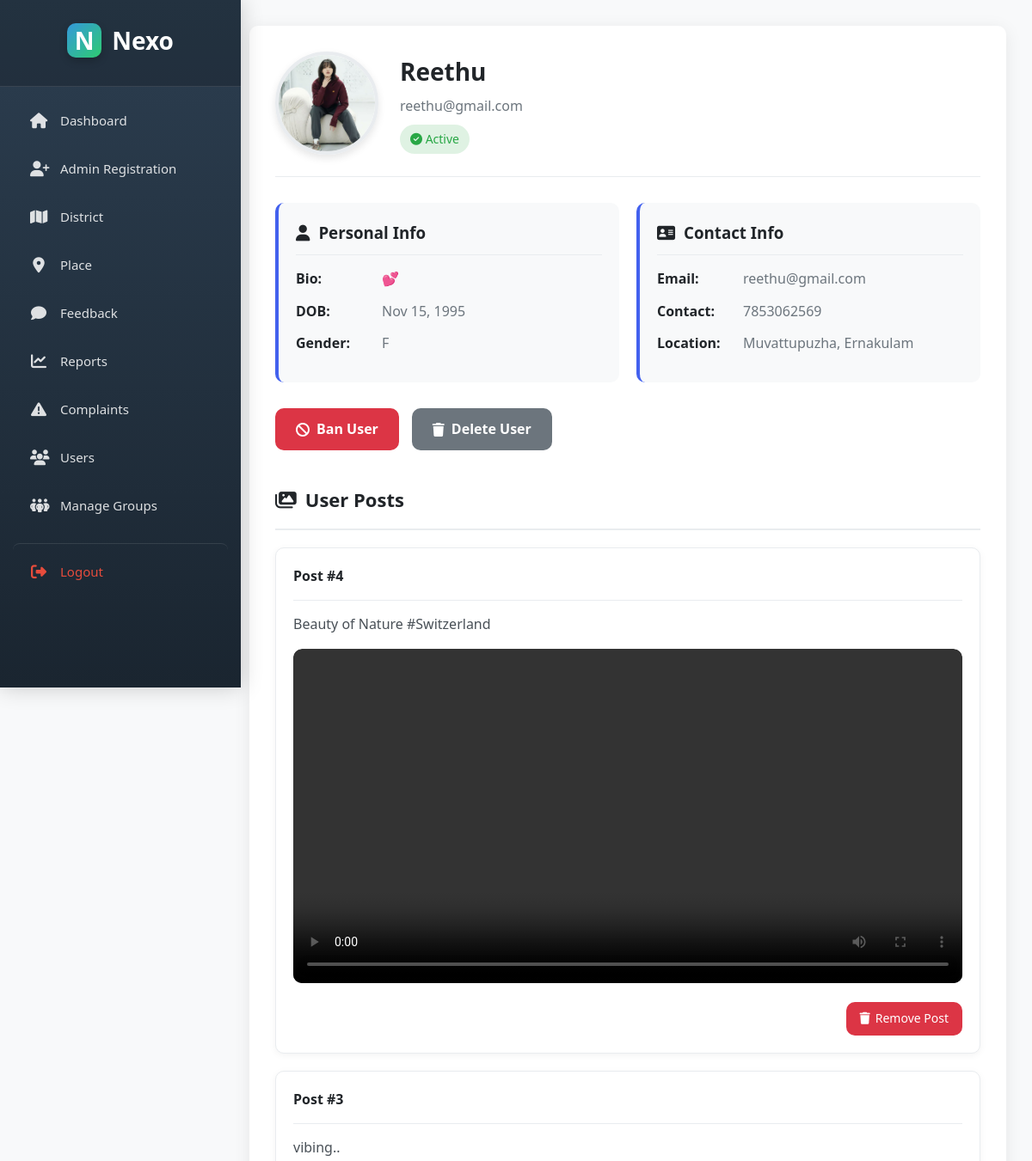
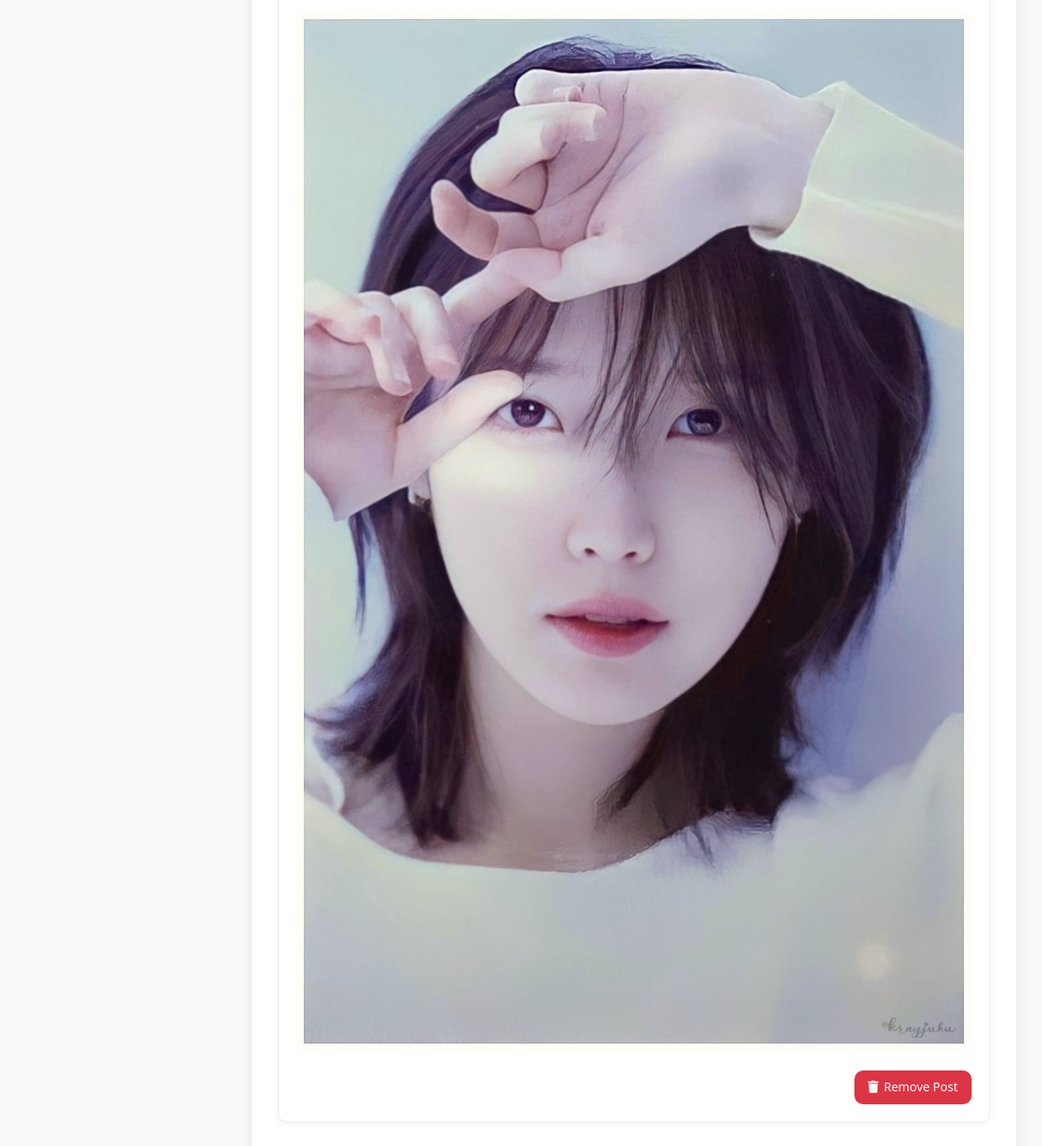
The app's page /Project/Admin/UserProfile.php?pid=2 (signed in) with its own data (2 pictures, top to bottom).
### tables this page shows
CREATE TABLE `tbl_user` (
  `user_id` int(11) NOT NULL,
  `user_name` varchar(30) NOT NULL,
  `user_bio` varchar(2500) NOT NULL,
  `user_gender` varchar(10) NOT NULL,
  `user_status` enum('active','banned') DEFAULT 'active',
  `user_dob` date NOT NULL,
  `user_contact` varchar(11) NOT NULL,
  `user_email` varchar(30) NOT NULL,
  `user_password` varchar(2000) NOT NULL,
  `place_id` int(11) NOT NULL,
  `user_photo` varchar(100) NOT NULL
);

CREATE TABLE `tbl_place` (
  `place_id` int(11) NOT NULL,
  `district_id` int(11) NOT NULL,
  `place_name` varchar(50) NOT NULL
);

CREATE TABLE `tbl_district` (
  `district_id` int(11) NOT NULL,
  `district_name` varchar(50) NOT NULL
);

CREATE TABLE `tbl_post` (
  `post_id` int(11) NOT NULL,
  `post_caption` varchar(50) NOT NULL,
  `post_photo` varchar(500) NOT NULL,
  `post_date` date NOT NULL,
  `user_id` int(11) NOT NULL
);

### Project/Admin/UserProfile.php (the view, shortened to what this page needs)
<?php
include("../Assets/Connection/Connection.php");
$pid = mysqli_real_escape_string($con, $_GET['pid']);
$userQry = "SELECT u.*, p.place_name, d.district_name
            FROM tbl_user u
            INNER JOIN tbl_place p ON u.place_id=p.place_id
            INNER JOIN tbl_district d ON p.district_id=d.district_id
            WHERE u.user_id='$pid'";
$userRes = $con->query($userQry);
$user = $userRes->fetch_assoc();
$postQry = "SELECT * FROM tbl_post WHERE user_id='$pid' ORDER BY post_id DESC";
$postRes = $con->query($postQry);
?>
<!DOCTYPE html>
<html lang="en">
<head>
    <link rel="stylesheet" href="https://cdnjs.cloudflare.com/ajax/libs/font-awesome/6.4.0/css/all.min.css">
</head>
<body>
    <div class="main-container">
        <div class="sidebar-space">
<?php include 'Sidebar.php'?>
    </div>
        <div class="content-area">
            <div class="profile-container">
                <div class="profile-header">
                    <img src="../Assets/Files/UserDocs/<?php echo $user['user_photo']; ?>"
                         onerror="this.src='https://via.placeholder.com/120x120?text=No+Image'">
                    <div class="profile-info">
                        <h2><?php echo htmlspecialchars($user['user_name']); ?></h2>
                        <p><?php echo htmlspecialchars($user['user_email']); ?></p>
                        <span class="status-badge <?php echo $user['user_status'] === 'active' ? 'status-active' : 'status-banned'; ?>">
                            <i class="fas <?php echo $user['user_status'] === 'active' ? 'fa-check-circle' : 'fa-ban'; ?>"></i>
                            <?php echo ucfirst($user['user_status']); ?>
                        </span>
                    </div>
                </div>
                <div class="details">
                    <div class="detail-card">
                        <h3><i class="fas fa-user"></i> Personal Info</h3>
                        <div class="detail-item">
                            <span class="detail-label">Bio:</span>
                            <span class="detail-value"><?php echo htmlspecialchars($user['user_bio'])?></span>
                        </div>
                        <div class="detail-item">
                            <span class="detail-label">DOB:</span>
                            <span class="detail-value"><?php echo date("M j, Y", strtotime($user['user_dob'])); ?></span>
                        </div>
                        <div class="detail-item">
                            <span class="detail-label">Gender:</span>
                            <span class="detail-value"><?php echo htmlspecialchars($user['user_gender']); ?></span>
                        </div>
                    </div>
                    <div class="detail-card">
                        <h3><i class="fas fa-address-card"></i> Contact Info</h3>
                        <div class="detail-item">
                            <span class="detail-label">Email:</span>
                            <span class="detail-value"><?php echo htmlspecialchars($user['user_email']); ?></span>
                        </div>
                        <div class="detail-item">
                            <span class="detail-label">Contact:</span>
                            <span class="detail-value"><?php echo htmlspecialchars($user['user_contact']); ?></span>
                        </div>
                        <div class="detail-item">
                            <span class="detail-label">Location:</span>
                            <span class="detail-value"><?php echo htmlspecialchars($user['place_name']) . ', ' . htmlspecialchars($user['district_name']); ?></span>
                        </div>
                    </div>
                </div>
                <div class="actions">
                    <?php if ($user['user_status'] === 'active') { ?>
                        <a href="UserProfile.php?pid=<?php echo (int)$user['user_id']; ?>&action=ban"
                           class="action-btn ban-btn"
                           onclick="return confirm('Ban this user?');">
                            <i class="fas fa-ban"></i> Ban User
                        </a>
                    <?php } ?>
                    <a href="UserProfile.php?pid=<?php echo (int)$user['user_id']; ?>&action=delete"
                       class="action-btn delete-btn"
                       onclick="return confirm('Delete this user permanently?');">
                        <i class="fas fa-trash"></i> Delete User
                    </a>
                </div>
                <div class="posts-section">
                    <h3 class="section-header"><i class="fas fa-images"></i> User Posts</h3>
                    <?php if ($postRes->num_rows > 0) {
                        while ($post = $postRes->fetch_assoc()) {
                            $file = $post['post_photo'];
                            $ext = strtolower(pathinfo($file, PATHINFO_EXTENSION));
                    ?>
                            <div class="post">
                                <div class="post-header">
                                    <span class="post-id">Post #<?php echo $post['post_id']; ?></span>
                                </div>
                                <div class="post-content">
                                    <?php echo nl2br(htmlspecialchars($post['post_caption'])); ?>
                                </div>
                                <?php if (!empty($file)) {
                                    if (in_array($ext, ['jpg', 'jpeg', 'png', 'gif', 'webp'])) { ?>
                                        <div class="post-media">
                                            <img src="../Assets/Files/PostDocs/<?php echo $file; ?>"
                                                 alt="Post Image"
                                                 onerror="this.style.display='none'">
                                        </div>
                                    <?php }
                                    elseif (in_array($ext, ['mp4', 'webm', 'ogg'])) { ?>
                                        <div class="post-media">
                                            <video controls width="100%">
                                                <source src="../Assets/Files/PostDocs/<?php echo $file; ?>" type="video/<?php echo $ext; ?>">
                                            </video>
                                        </div>
                                    <?php } ?>
                                <?php } ?>
                                <div class="post-actions">
                                    <a href="UserProfile.php?pid=<?php echo $pid; ?>&delete_post=<?php echo (int)$post['post_id']; ?>"
                                       class="remove-post-btn"
                                       onclick="return confirm('Are you sure you want to remove this post?');">
                                        <i class="fas fa-trash"></i> Remove Post
                                    </a>
                                </div>
                            </div>
                    <?php }
                    } ?>
                </div>
            </div>
        </div>
    </div>
</body>
</html>

### Project/Admin/UserProfile.php (style rules this page uses)
:root { --primary: #4361ee; --secondary: #3f37c9; --success: #4cc9f0; --info: #4895ef; --warning: #f72585; --danger: #dc3545; --light: #f8f9fa; --dark: #212529; --gray: #6c757d; --sidebar-width: 260px; --border-radius: 10px; --box-shadow: 0 4px 20px rgba(0, 0, 0, 0.08); --transition: all 0.3s ease; }
* { margin: 0; padding: 0; box-sizing: border-box; font-family: 'Segoe UI', Tahoma, Geneva, Verdana, sans-serif; }
body { background-color: #f5f7fb; color: #495057; line-height: 1.6; display: flex; min-height: 100vh; }
.main-container { display: flex; width: 100%; min-height: 100vh; }
.sidebar-space { width: var(--sidebar-width); min-height: 100vh; flex-shrink: 0; background: transparent; }
.content-area { flex: 1; padding: 30px; display: flex; justify-content: center; align-items: flex-start; }
.profile-container { width: 100%; max-width: 900px; background: white; padding: 30px; border-radius: var(--border-radius); box-shadow: var(--box-shadow); }
.profile-header { display: flex; align-items: center; gap: 25px; margin-bottom: 30px; padding-bottom: 25px; border-bottom: 1px solid #e9ecef; }
.profile-header img { width: 120px; height: 120px; border-radius: 50%; object-fit: cover; border: 4px solid #e9ecef; box-shadow: 0 4px 10px rgba(0, 0, 0, 0.1); }
.profile-info h2 { font-size: 28px; color: var(--dark); margin-bottom: 5px; }
.profile-info p { color: var(--gray); margin-bottom: 8px; }
.status-badge { display: inline-block; padding: 6px 12px; border-radius: 20px; font-size: 14px; font-weight: 500; }
.status-active { background: rgba(40, 167, 69, 0.15); color: #28a745; }
.details { display: grid; grid-template-columns: repeat(auto-fit, minmax(300px, 1fr)); gap: 20px; margin-bottom: 30px; }
.detail-card { background: #f8f9fa; padding: 20px; border-radius: var(--border-radius); border-left: 4px solid var(--primary); }
.detail-card h3 { color: var(--dark); margin-bottom: 15px; padding-bottom: 10px; border-bottom: 1px solid #e9ecef; display: flex; align-items: center; gap: 10px; }
.detail-item { margin-bottom: 12px; display: flex; }
.detail-label { font-weight: 600; min-width: 100px; color: var(--dark); }
.detail-value { color: var(--gray); flex: 1; }
.actions { display: flex; gap: 15px; margin-bottom: 40px; flex-wrap: wrap; }
.action-btn { padding: 12px 24px; border-radius: var(--border-radius); text-decoration: none; font-weight: 600; transition: var(--transition); display: flex; align-items: center; gap: 8px; border: none; cursor: pointer; }
.ban-btn { background: var(--danger); color: white; }
.delete-btn { background: var(--gray); color: white; }
.posts-section { margin-top: 40px; }
.section-header { font-size: 22px; color: var(--dark); margin-bottom: 20px; padding-bottom: 15px; border-bottom: 2px solid #e9ecef; display: flex; align-items: center; gap: 10px; }
.post { background: white; border: 1px solid #e9ecef; border-radius: var(--border-radius); padding: 20px; margin-bottom: 20px; box-shadow: 0 2px 8px rgba(0, 0, 0, 0.05); transition: var(--transition); }
.post-header { display: flex; justify-content: space-between; align-items: center; margin-bottom: 15px; padding-bottom: 15px; border-bottom: 1px solid #e9ecef; }
.post-id { font-weight: 600; color: var(--dark); }
.post-content { margin-bottom: 15px; line-height: 1.6; }
.post-media { margin-top: 15px; border-radius: var(--border-radius); overflow: hidden; }
.post-media img { max-width: 100%; border-radius: var(--border-radius); }
.post-media video { max-width: 100%; border-radius: var(--border-radius); }
.post-actions { display: flex; justify-content: flex-end; margin-top: 15px; }
.remove-post-btn { padding: 8px 16px; background: var(--danger); color: white; text-decoration: none; border-radius: var(--border-radius); font-size: 14px; transition: var(--transition); display: flex; align-items: center; gap: 6px; }
.profile-container { animation: fadeIn 0.5s ease; }

### Project/Admin/Sidebar.php (style rules this page uses)
body { margin: 0; font-family: 'Segoe UI', Tahoma, Geneva, Verdana, sans-serif; display: flex; min-height: 100vh; background-color: #f8f9fa; }

### records on screen
tbl_user: user_photo (picture), user_name "Reethu", user_email "reethu@gmail.com", user_status "Active", user_bio "💕", user_dob "Nov 15, 1995", user_gender "F", user_contact "7853062569", place.place_name "Muvattupuzha", tbl_district.district_name "Ernakulam"
tbl_post: post_id "4", post_caption "Beauty of Nature #Switzerland"
tbl_post: post_id "3", post_caption "vibing..", post_photo (picture)
